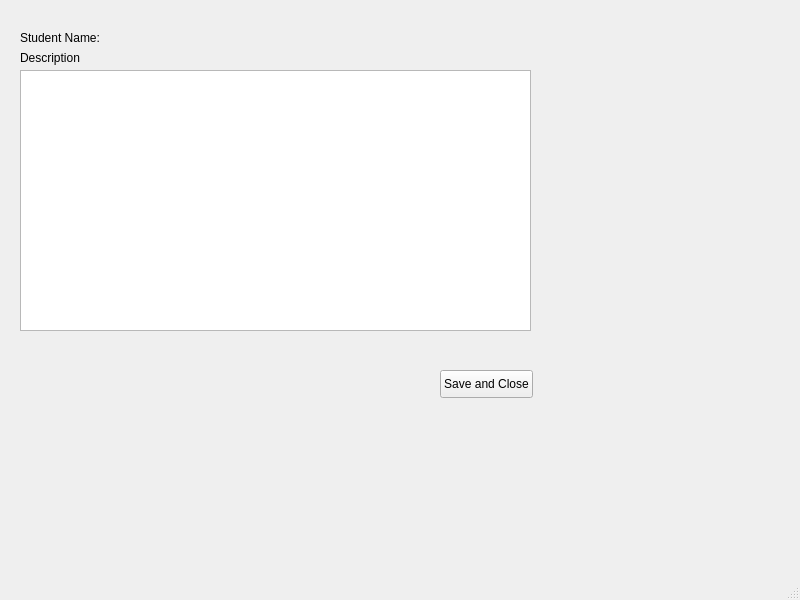
<?xml version="1.0" encoding="UTF-8"?>
<ui version="4.0">
 <class>StudentDetailsWindow</class>
 <widget class="QMainWindow" name="StudentDetailsWindow">
  <property name="geometry">
   <rect>
    <x>0</x>
    <y>0</y>
    <width>800</width>
    <height>600</height>
   </rect>
  </property>
  <property name="windowTitle">
   <string>MainWindow</string>
  </property>
  <widget class="QWidget" name="centralwidget">
   <widget class="QLabel" name="lblName">
    <property name="geometry">
     <rect>
      <x>20</x>
      <y>30</y>
      <width>201</width>
      <height>16</height>
     </rect>
    </property>
    <property name="text">
     <string>Student Name:</string>
    </property>
   </widget>
   <widget class="QTextEdit" name="txeDescription">
    <property name="geometry">
     <rect>
      <x>20</x>
      <y>70</y>
      <width>511</width>
      <height>261</height>
     </rect>
    </property>
   </widget>
   <widget class="QLabel" name="label">
    <property name="geometry">
     <rect>
      <x>20</x>
      <y>50</y>
      <width>71</width>
      <height>16</height>
     </rect>
    </property>
    <property name="text">
     <string>Description</string>
    </property>
   </widget>
   <widget class="QPushButton" name="btnSaveClose">
    <property name="geometry">
     <rect>
      <x>440</x>
      <y>370</y>
      <width>93</width>
      <height>28</height>
     </rect>
    </property>
    <property name="text">
     <string>Save and Close</string>
    </property>
   </widget>
  </widget>
  <widget class="QMenuBar" name="menubar">
   <property name="geometry">
    <rect>
     <x>0</x>
     <y>0</y>
     <width>800</width>
     <height>26</height>
    </rect>
   </property>
  </widget>
  <widget class="QStatusBar" name="statusbar"/>
 </widget>
 <resources/>
 <connections/>
</ui>
